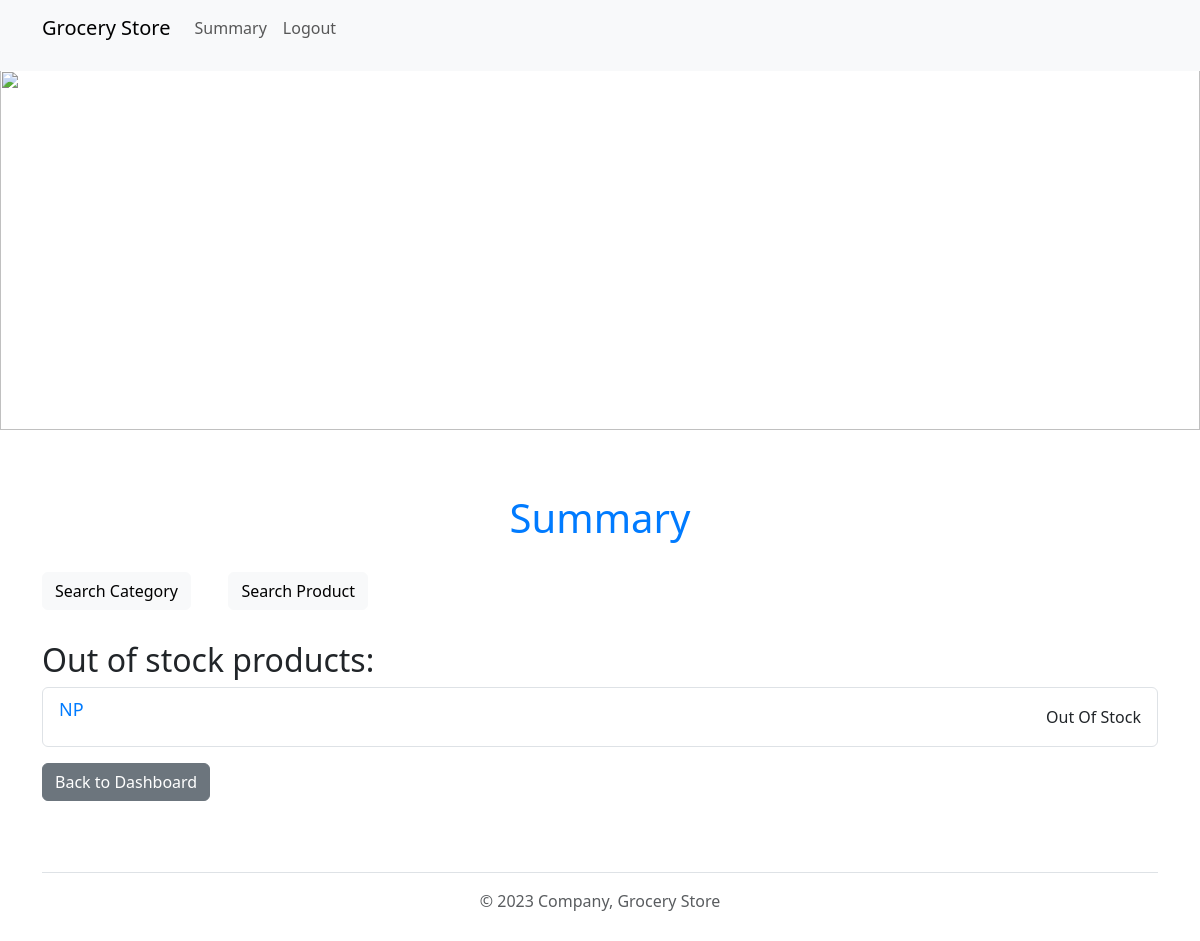
The app's page /summary (signed in), older data.
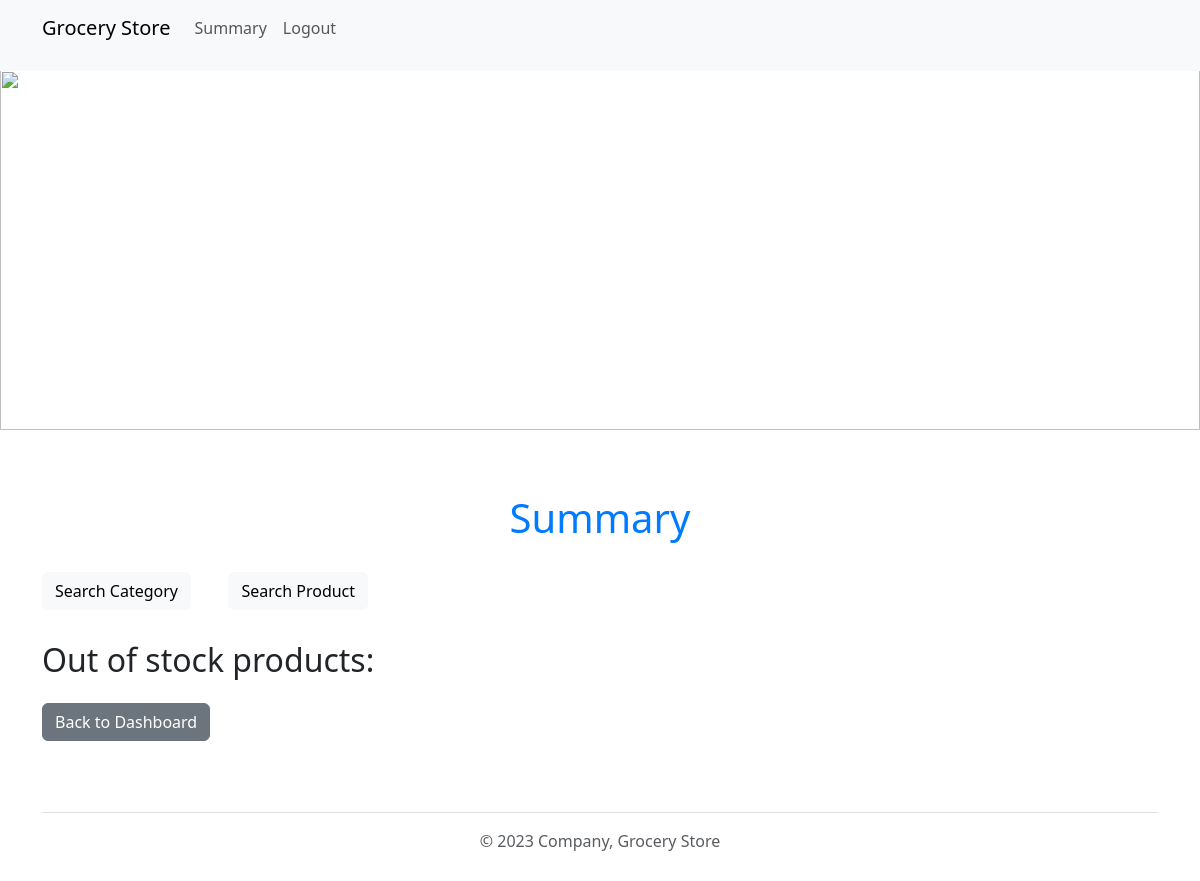
The same page, newer data.
### application/models.py (models this page shows)
class Products(db.Model):
    __tablename__ = "products"
    product_id = db.Column(db.Integer, primary_key=True, autoincrement=True)
    product_name = db.Column(db.String(200), nullable=False)
    manufacture_date = db.Column(db.Date)
    expiry_date = db.Column(db.Date)
    rate_per_unit = db.Column(db.Float, nullable=False)
    unit = db.Column(db.String(200), nullable=False, default='Rs')
    section_id = db.Column(db.Integer, db.ForeignKey('sections.section_id', onupdate='CASCADE'))
    section = db.relationship('Sections', backref=db.backref('products', lazy=True))
    quantity_available = db.Column(db.Integer, db.CheckConstraint('quantity_available >= 0', name='check_min_quantity') , nullable=False)

### application/controllers.py (the view)
@app.route("/summary", methods=["GET", "POST"])
@login_required
def summary():
    products = Products.query.filter_by(quantity_available=0).all()
    return render_template("summary.html", products=products)

### application/controllers.py (called while the page is built)
@login_manager.user_loader
def load_user(user_id):
    return Users.query.get(int(user_id))

### templates/summary.html (shortened to what this page needs)
<!DOCTYPE html>
<html>
<head>
    <link href="https://cdn.jsdelivr.net/npm/bootstrap@5.3.0/dist/css/bootstrap.min.css" rel="stylesheet">
    <link rel="stylesheet" type="text/css" href="{{ url_for('static', filename='styles.css') }}">
</head>
<body>
    {% include 'admin_header.html' %}
    {% include 'banner.html' %}
    <div class="container mt-5">
        <h1>Summary</h1>
        <p class="mt-3"><a href="{{ url_for('admin_search_section') }}" class="btn btn-light">Search Category</a>
         &nbsp;&nbsp;&nbsp;&nbsp;&nbsp;&nbsp;&nbsp;&nbsp;<a href="{{ url_for('admin_search_product') }}" class="btn btn-light">Search Product</a></p>
        <h2>Out of stock products:</h2>
        <ul class="list-group">
            {% for product in products %}
            <li class="list-group-item d-flex justify-content-between align-items-center">
                <a href="{{ url_for('manage_product_details', product_id=product.product_id) }}">{{ product.product_name }}</a>
                <div class="mr-2">Out Of Stock</div>
            </li>
            {% endfor %}
        </ul>
        <a href="{{ url_for('admin_dashboard') }}" class="btn btn-secondary mt-3">Back to Dashboard</a>
    </div>
    {% include 'footer.html' %}
</body>
</html>

Row changes from the older to the newer data that the page shows:
no longer on this page (row edited): Products: product_name "NP"
